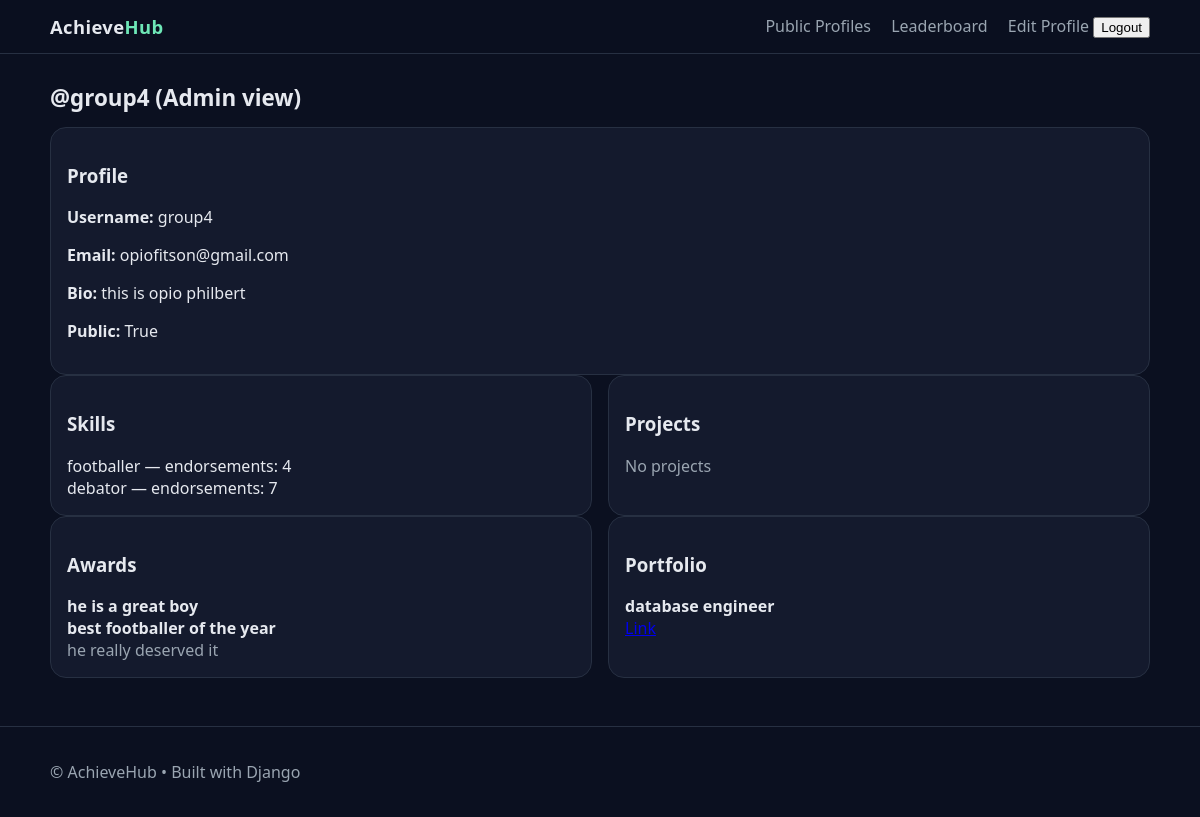
Screenshot of /adminpanel/student/1/ (signed in) with the database file from the repository.
### profiles/models.py (models this page shows, shortened)
class Student(models.Model):
    user = models.OneToOneField(User, on_delete=models.CASCADE, related_name='student_profile')
    bio = models.TextField(blank=True)
    is_public = models.BooleanField(default=True)

class Skill(models.Model):
    student = models.ForeignKey(Student, on_delete=models.CASCADE, related_name='skills')
    name = models.CharField(max_length=100)
    endorsement_count = models.PositiveIntegerField(default=0)
    class Meta:
        unique_together = ('student', 'name')

class Award(models.Model):
    student = models.ForeignKey(Student, on_delete=models.CASCADE, related_name='awards')
    title = models.CharField(max_length=150)
    description = models.TextField(blank=True)

class PortfolioItem(models.Model):
    student = models.ForeignKey(Student, on_delete=models.CASCADE, related_name='portfolio')
    title = models.CharField(max_length=150)
    file = models.FileField(upload_to='portfolio/', blank=True, null=True)
    url = models.URLField(blank=True, null=True)
    screenshot = models.ImageField(upload_to='portfolio/screens/', blank=True, null=True)

### adminpanel/views.py (the view)
# urls.py: path('student/<int:pk>/', views.student_detail, name='student_detail'),
@user_passes_test(is_staff_user, login_url='adminpanel:admin_login')
def student_detail(request, pk):
    student = get_object_or_404(Student.objects.select_related('user').prefetch_related('skills', 'projects', 'awards', 'portfolio'), pk=pk)
    return render(request, 'adminpanel/student_detail.html', {'student': student})

### adminpanel/views.py (called while the page is built)
def is_staff_user(user):
    return user.is_authenticated and user.is_staff

### profiles/templates/adminpanel/student_detail.html (shortened to what this page needs)
{% extends "pages/base.html" %}
{% block content %}
<h2 class="page-title">@{{ student.user.username }} (Admin view)</h2>
<section class="card">
  <h3>Profile</h3>
  <p><strong>Username:</strong> {{ student.user.username }}</p>
  <p><strong>Email:</strong> {{ student.user.email }}</p>
  <p><strong>Bio:</strong> {{ student.bio|default:"No bio" }}</p>
  <p><strong>Public:</strong> {{ student.is_public }}</p>
</section>
<div class="grid two">
  <section class="card">
    <h3>Skills</h3>
    <ul class="list">
      {% for sk in student.skills.all %}
      <li>{{ sk.name }} — endorsements: {{ sk.endorsement_count }}</li>
      {% empty %}<li class="muted">No skills</li>{% endfor %}
    </ul>
  </section>
  <section class="card">
    <h3>Projects</h3>
    <ul class="list">
      {% for p in student.projects.all %}
      <li><strong>{{ p.title }}</strong><div class="muted">{{ p.description }}</div></li>
      {% empty %}<li class="muted">No projects</li>{% endfor %}
    </ul>
  </section>
</div>
<div class="grid two">
  <section class="card">
    <h3>Awards</h3>
    <ul class="list">
      {% for a in student.awards.all %}
        <li><strong>{{ a.title }}</strong><div class="muted">{{ a.description }}</div></li>
      {% empty %}<li class="muted">No awards</li>{% endfor %}
    </ul>
  </section>
  <section class="card">
    <h3>Portfolio</h3>
    <ul class="list">
      {% for item in student.portfolio.all %}
      <li>
        <strong>{{ item.title }}</strong>
        <div class="muted">
          {% if item.url %}<a href="{{ item.url }}" target="_blank">Link</a>{% endif %}
        </div>
      </li>
      {% empty %}<li class="muted">No portfolio items</li>{% endfor %}
    </ul>
  </section>
</div>
{% endblock %}

### profiles/templates/pages/base.html (shortened to what this page needs)
{% load static %}
<!doctype html>
<html lang="en">
<head>
  <link href="{% static 'css/style.css' %}" rel="stylesheet">
</head>
<body>
  <header class="nav">
    <div class="container nav-inner">
      <a class="brand" href="{% url 'home' %}">Achieve<span>Hub</span></a>
      <nav class="links">
        <a href="{% url 'student_list' %}">Public Profiles</a>
        <a href="{% url 'leaderboard' %}">Leaderboard</a>
        {% if user.is_authenticated %}
          <a href="{% url 'profile_edit' %}">Edit Profile</a>
          <form action="{% url 'logout' %}" method="post" style="display:inline;">
  <button type="submit" class="btn-link">Logout</button>
</form>
        {% else %}
          <a href="{% url 'login' %}">Login</a>
        {% endif %}
      </nav>
    </div>
  </header>
  <main class="container">
    {% block content %}{% endblock %}
  </main>
  <footer class="footer">
    <div class="container">
      <p>© {{ now|date:"Y" }} AchieveHub • Built with Django</p>
    </div>
  </footer>
</body>
</html>

### profiles/static/css/style.css (style rules this page uses)
:root { --bg: #0b1020; --card: #141a2d; --muted: #9aa5b1; --text: #e6e9ef; --brand: #6ee7b7; --brand-2: #38bdf8; --border: #273042; --green: #22c55e; --gray: #64748b; }
* { box-sizing: border-box; }
html, body { margin: 0; padding: 0; background: var(--bg); color: var(--text); font-family: ui-sans-serif, system-ui, -apple-system, Segoe UI, Roboto, "Helvetica Neue", Arial; }
.container { width: min(1100px, 92%); margin: 0 auto; }
.nav { border-bottom: 1px solid var(--border); position: sticky; top: 0; backdrop-filter: blur(8px); background: rgba(11,16,32,.7); z-index: 2; }
.nav-inner { display: flex; align-items: center; justify-content: space-between; padding: 14px 0; }
.brand { font-weight: 800; letter-spacing: .4px; color: var(--text); text-decoration: none; font-size: 1.15rem; }
.brand span { color: var(--brand); }
.links a { color: var(--muted); margin-left: 16px; text-decoration: none; }
.page-title { margin: 28px 0 14px; font-size: 1.4rem; }
.grid { display: grid; grid-template-columns: repeat(auto-fill, minmax(260px, 1fr)); gap: 16px; }
.grid.two { grid-template-columns: repeat(auto-fit, minmax(300px, 1fr)); }
.card { background: var(--card); border: 1px solid var(--border); border-radius: 16px; padding: 16px; }
.list { list-style: none; padding: 0; margin: 0; }
.muted { color: var(--muted); }
.footer { border-top: 1px solid var(--border); margin-top: 48px; padding: 18px 0; color: var(--muted); }

### rows the page displays
Student: user.username "group4", user.email "opiofitson@gmail.com", bio "this is opio philbert", is_public "True"
Skill: name "footballer", endorsement_count "4"
Skill: name "debator", endorsement_count "7"
Award: title "he is a great boy"
Award: title "best footballer of the year", description "he really deserved it"
PortfolioItem: title "database engineer"
